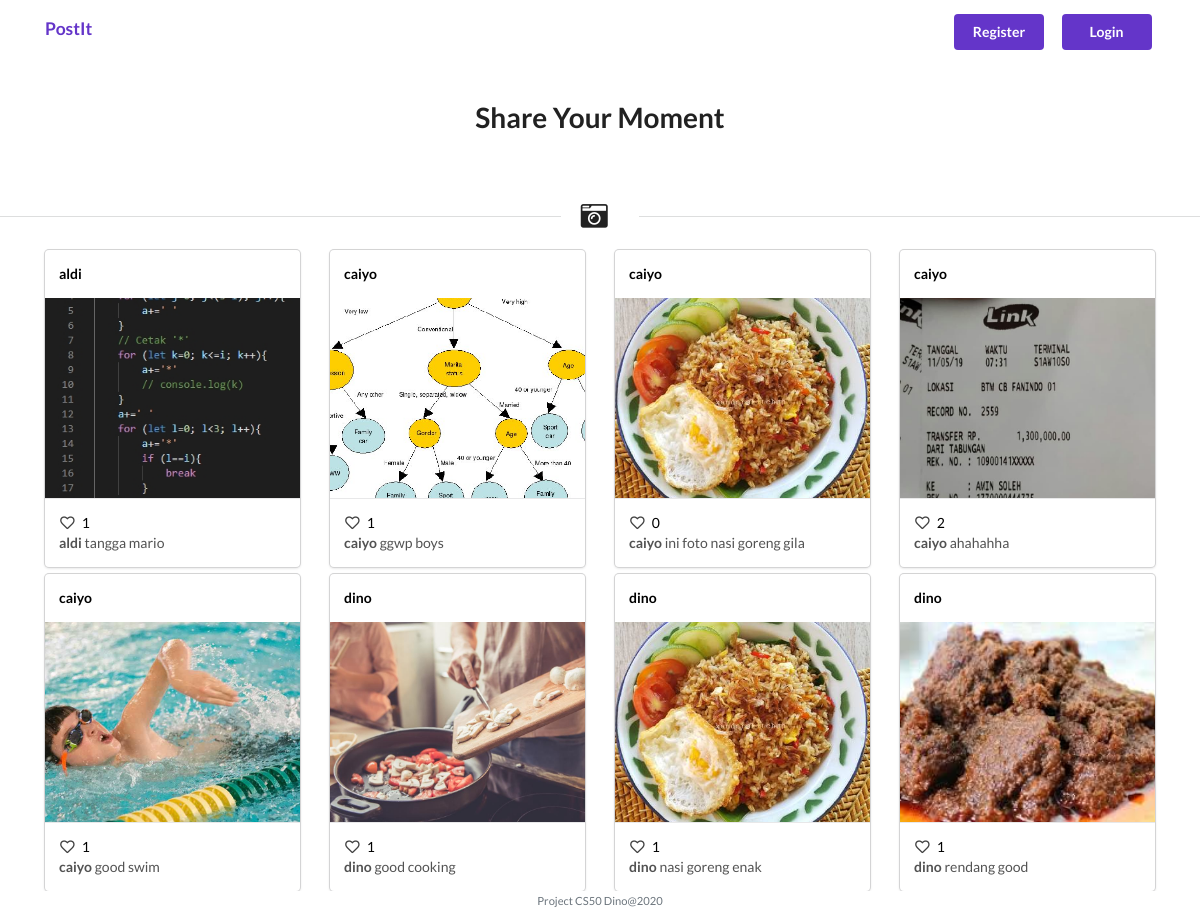
Before: / with the older database file.
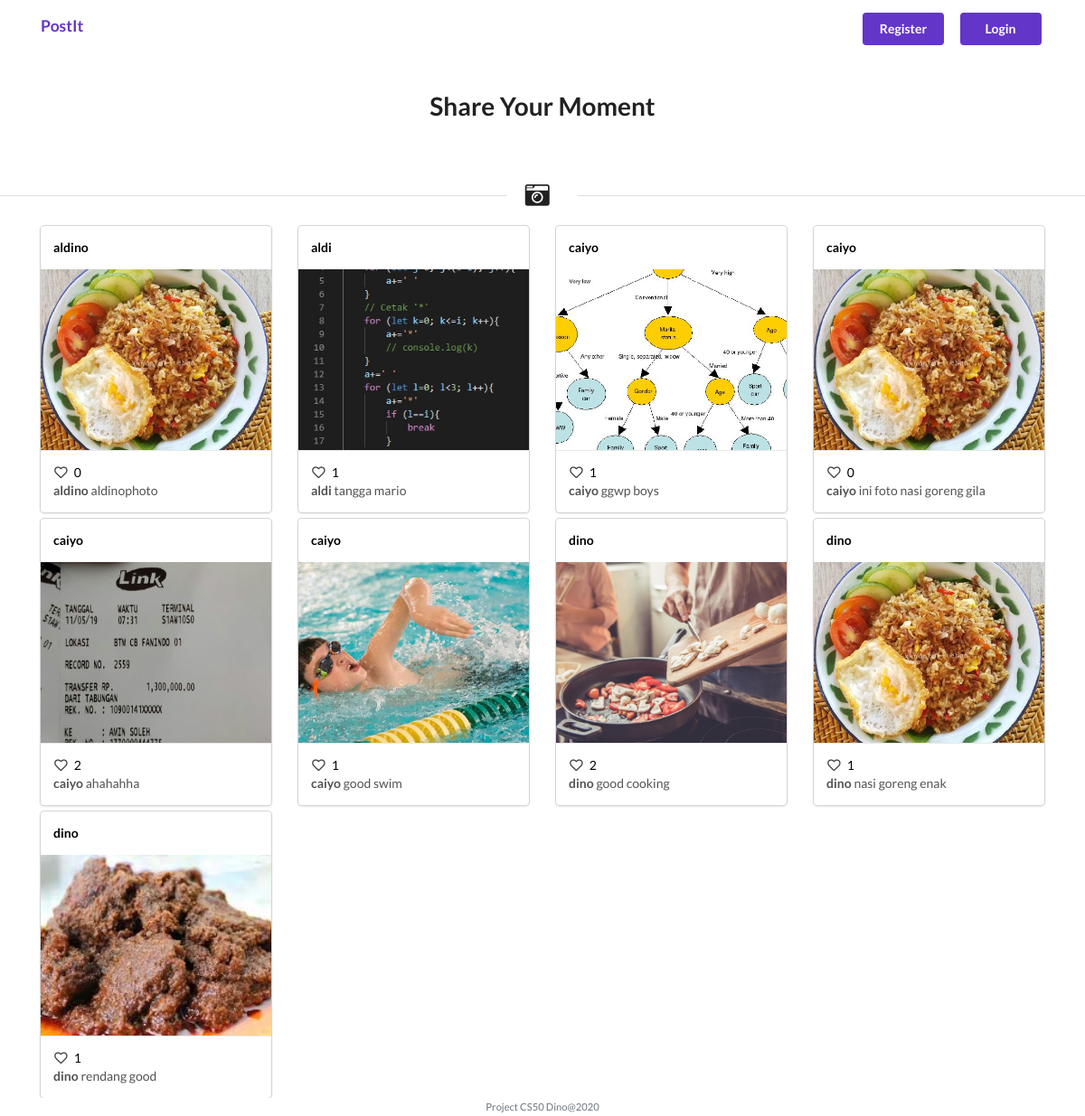
After: the same page with the newer database file.
### models/Model.py (models this page shows, shortened)
class Post(db.Model):
    id = db.Column(db.Integer, primary_key=True)
    caption = db.Column(db.String(80),  nullable=False)
    foto = db.Column(db.String(120), nullable=False)
    user_id = db.Column(db.Integer, db.ForeignKey('user.id'),
        nullable=False)
    users = db.relationship('User', backref='user')
    userlikes = db.relationship('User', secondary=likes,
        backref=db.backref('likes', lazy='dynamic'))
    UserComment = db.relationship('Comment')
    created_date = db.Column(db.DateTime,
                                    default=datetime.now,
                                    nullable=True)
    def data(self,a):
        return{
            "id":self.id,
            "caption":self.caption,
            "foto":self.foto,
            "users":self.users.username,
            "totallike":len(self.userlikes)  ,
            "userlikes":checkdata(a,self.userlikes )
        }

class User(db.Model):
    id = db.Column(db.Integer, primary_key=True)
    username = db.Column(db.String(80), nullable=False)
    password = db.Column(db.String(120),  nullable=False)
    posts = db.relationship('Post', backref='post')
    prodlikes = db.relationship('Post', secondary=likes,
        backref=db.backref('likes', lazy='dynamic'))
    UserComment = db.relationship('Comment')

### app/views.py (the view, shortened to what this page needs)
@app.route('/',methods=['GET','POST'])
def index():
    res=Post.query.order_by(Post.id.desc()).limit(10).all()
    return render_template('index.html',data=res)

### models/Model.py (called while the page is built)
def checkdata(param,data):
    for da in data:
        if da.id == param:
            return True
    return False

### app/templates/index.html (shortened to what this page needs)
{% extends "layout.html" %}
{% block head%}
<link rel="stylesheet" href="https://cdn.jsdelivr.net/npm/semantic-ui@2.4.2/dist/semantic.min.css">
{% endblock%}
{% block main %}
  <div style="display: flex;justify-content: center;align-items: center;" class="py-5">
    <h1>
      Share Your Moment
    </h1>
  </div>
  <div class="ui horizontal divider header">
    <i class="camera retro icon"></i>
  </div>
  <div class="container ">
    <div class="row mt-2">
        {% for post in data%}
        <div class="col-md-3 mt-2">
          <a href="/post/{{post.id}}">
            <div class="ui link card">
              <div class="content">
                <div class="left floated "> <strong>{{post.data(session.user_id)["users"]}}</strong></div>
              </div>
              <div class="image">
                <img src="{{post.foto}}"  style="height: 200px;object-fit: cover;">
              </div>
              <div class="content">
                <span class="left floated">
                  <i class="heart outline like icon"></i>
                  {{post.data(session.user_id)["totallike"]}}
                </span>
                <div class="description">
                  <strong>{{post.data(session.user_id)["users"]}}</strong> {{post.caption}}
                </div>
              </div>
            </div>
          </a>
        </div>
        {%endfor  %}
    </div>
    </div>
{% endblock %}

### app/templates/layout.html (shortened to what this page needs)
<!DOCTYPE html>
<html lang="en">
    <head>
        <link href="https://maxcdn.bootstrapcdn.com/bootstrap/4.1.3/css/bootstrap.min.css" rel="stylesheet">
        <link rel="stylesheet" href="../static/css/style.css" >
        <link rel="stylesheet" href="https://cdn.jsdelivr.net/npm/semantic-ui@2.4.2/dist/semantic.min.css">
        {% block head%}
        {% endblock%}
    </head>
    <body>
        <nav class=" navbar navbar-expand-md navbar-light  " >
            <div class="container">
                <a class="navbar-brand " style="font-weight: 700;color: #6435c9;" href="/">PostIt</a>
                <div class="collapse navbar-collapse" id="navbar">
                    {% if session.user_id %}
                        <ul class="navbar-nav mr-auto mt-2">
                            <!-- <li class="nav-item"><a class="nav-link" href="/quote">Quote</a></li>
                            <li class="nav-item"><a class="nav-link" href="/buy">Buy</a></li>
                            <li class="nav-item"><a class="nav-link" href="/sell">Sell</a></li>
                            <li class="nav-item"><a class="nav-link" href="/history">History</a></li>
                            <li class="nav-item"><a class="nav-link" href="/topup">Topup</a></li> -->
                        </ul>
                        <ul class="navbar-nav ml-auto mt-2">
                            <li class="nav-item py-1">
                                <a class=" nav-link " href="/user/{{session.user_id}}">
                                    <i class="heart user icon iconprof "  style="font-size: 27px;"></i>
                                </a>
                            </li>
                            <li class="nav-item"><a class="nav-link ui button violet" style="width: 90px;" href="/logout">Log Out</a></li>
                        </ul>
                    {% else %}
                        <ul class="navbar-nav ml-auto mt-2">
                            <li class="nav-item mr-2">
                                <a style="width: 90px;" class="nav-link ui button violet" href="/register">
                                    Register
                                </a>
                            </li>
                            <li class="nav-item ml-2"><a style="width: 90px;" class="nav-link ui button violet" href="/login">Login</a></li>
                        </ul>
                    {% endif %}
                </div>
            </div>
            </nav>
        <main class=" bg-gradiend">
            {% block main %}{% endblock %}
        </main>
        <footer class="small text-center text-muted">
           Project CS50 Dino@2020
        </footer>
    </body>
</html>

### app/static/css/style.css (style rules this page uses)
* { padding: 0; margin: 0; }
body { font-family: 'Lato', sans-serif !important; }
main img { max-width: 100%; }
main { overflow-x: auto; }
main a { color: black !important; }

Changed rows visible on the page:
added Post: caption+foto "aldino", foto (picture), caption+foto "0", caption "aldinophoto"
computed for Post "good cooking": caption+foto "1" → "2"
